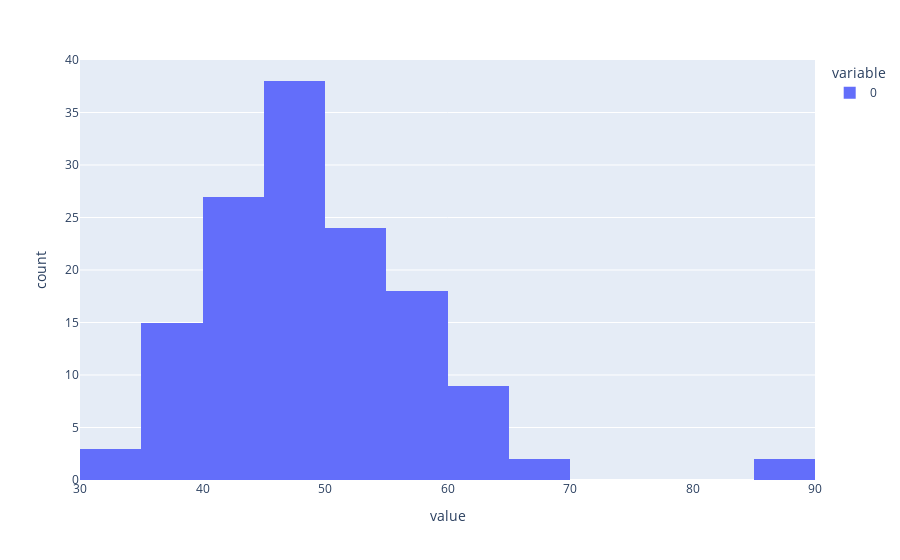

Notebook cell for this chart:
### Code cell
px.histogram(a)

### Figure 1 — Plotly figure (JSON) as saved in the notebook; plotly's stock layout.template omitted (floating-point values rounded to 4 significant figures; data arrays with more than 128 entries replaced by an {"elided": "..."} marker saying what was removed)
{"data": [{"alignmentgroup": "True", "bingroup": "x", "hovertemplate": "variable=0<br>value=%{x}<br>count=%{y}<extra></extra>", "legendgroup": "0", "marker": {"color": "#636efa", "pattern": {"shape": ""}}, "name": "0", "offsetgroup": "0", "orientation": "v", "showlegend": true, "type": "histogram", "x": {"elided": "138 float values"}, "xaxis": "x", "yaxis": "y"}], "layout": {"autosize": true, "barmode": "relative", "legend": {"title": {"text": "variable"}, "tracegroupgap": 0}, "margin": {"t": 60}, "xaxis": {"anchor": "y", "autorange": true, "domain": [0, 1], "range": [30, 90], "title": {"text": "value"}, "type": "linear"}, "yaxis": {"anchor": "x", "autorange": true, "domain": [0, 1], "range": [0, 40], "title": {"text": "count"}}}}
